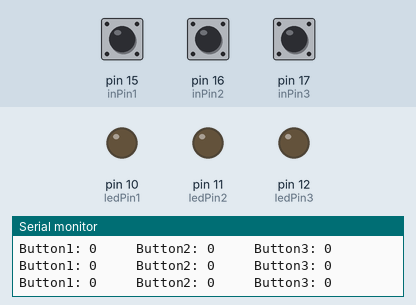
The sketch below on a simulated Arduino Uno, built with avr-gcc and run on an emulated ATmega328P. Shown: output pins drawn as LEDs (lit = HIGH), the last lines printed to the serial monitor. Dashed ring = blinking. Inputs (shaded band) come from the test bench; at power-on: pin 15 (inPin1) HIGH, pin 16 (inPin2) HIGH, pin 17 (inPin3) HIGH.

Above: at 1.2 s.
1.3 s: pin 15 (inPin1) pulsed LOW 2 times (0.12 s each, 0.3 s apart)
At 1.55 s:
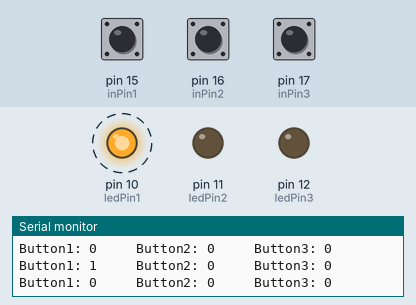
3.4 s: pin 16 (inPin2) pulsed LOW 2 times (0.12 s each, 0.3 s apart)
At 3.67 s:
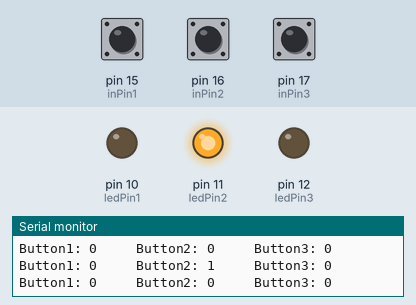
Timing chart, 0 to 6.4 s (numbered marks = the images above; inputs shaded):
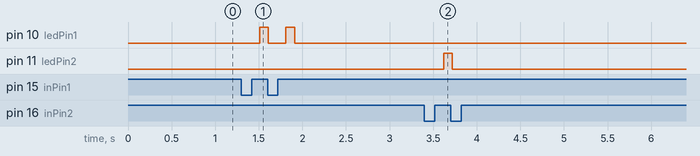

Measured:
- after the input at 1.3 s, pin 10 (ledPin1): alternates HIGH for 0.10 s and LOW for 0.20 s, 4 changes in all, then stays LOW, starting after 0.21 s
- after the input at 3.4 s, pin 11 (ledPin2): LOW → HIGH after 0.22 s, → LOW 0.10 s later

The sketch:

Switch_Time.ino
```cpp
const int ledPin1 = 10;
const int inPin1 = 15;
const int ledPin2 = 11;
const int inPin2 = 16;
const int ledPin3 = 12;
const int inPin3 = 17;

const int debounceTime = 20;
const int fastIncrement = 1000;
const int veryFastIncrement = 2000;
int count1 = 0;
int count2 = 0;
int count3 = 0;

void setup() {
  // put your setup code here, to run once:
  pinMode(inPin1, INPUT);
  pinMode(ledPin1, OUTPUT);
  pinMode(inPin2, INPUT);
  pinMode(ledPin2, OUTPUT);
  pinMode(inPin3, INPUT);
  pinMode(ledPin3, OUTPUT);
  Serial.begin(9600);

}

void loop() {
  // put your main code here, to run repeatedly:

  /*
  static bool state1, state2, state3;

  if(digitalRead(inPin1) != state1)
  {
    digitalWrite(ledPin1, state1);
    state1 = !state1;
  }
  if(digitalRead(inPin2) != state2)
  {
    digitalWrite(ledPin2, state2);
    state2 = !state2;
  }
  if(digitalRead(inPin3) != state3)
  {
    digitalWrite(ledPin3, state3);
    state3 = !state3;
  }
  */

  int duration1 = switchTime1();
  int duration2 = switchTime2();
  int duration3 = switchTime3();

  if(duration1 > veryFastIncrement)
  {
    count1 = count1 + 10;
  }
  else if(duration1 > fastIncrement)
  {
    count1 = count1 + 4;
  }
  else if(duration1 > debounceTime)
  {
    count1 = count1 +1 ;
  }else
  {
    if(count1 == 0)
    {
      digitalWrite(ledPin1, LOW);
    }else{
      digitalWrite(ledPin1, HIGH);
      count1 = count1 - 1;
    }
  }

  if(duration2 > veryFastIncrement)
  {
    count2 = count2 + 10;
  }
  else if(duration2 > fastIncrement)
  {
    count2 = count2 + 4;
  }
  else if(duration2 > debounceTime)
  {
    count2 = count2 +1 ;
  }else
  {
    if(count2 == 0)
    {
      digitalWrite(ledPin2, LOW);
    }else{
      digitalWrite(ledPin2, HIGH);
      count2 = count2 - 1;
    }
  }

  if(duration3 > veryFastIncrement)
  {
    count3 = count3 + 10;
  }
  else if(duration3 > fastIncrement)
  {
    count3 = count3 + 4;
  }
  else if(duration3 > debounceTime)
  {
    count3 = count3 +1 ;
  }else
  {
    if(count3 == 0)
    {
      digitalWrite(ledPin3, LOW);
    }else{
      digitalWrite(ledPin3, HIGH);
      count3 = count3 - 1;
    }
  }

  /*
  if(digitalRead(inPin2) == LOW)
  {
    count = count - 100;
    digitalWrite(ledPin2, LOW);
  }


  int LED_count = 0;
  if(digitalRead(ledPin2) == LOW){
    LED_count++;
    if(LED_count == 500){
      digitalWrite(ledPin2, HIGH);
    }
  }
  */

  Serial.print("Button1: ");
  Serial.print(count1);

  Serial.print("     Button2: ");
  Serial.print(count2);

  Serial.print("     Button3: ");
  Serial.println(count3);

  delay(100);
}

long switchTime1()
{
  static unsigned long startTime1 = 0;
  static bool state;

  if(digitalRead(inPin1) != state)
  {
    state = !state;
    startTime1 = millis();
  }

  if(state == LOW)
  {
    return millis() - startTime1;
  }else{
    return 0;
  }
}

long switchTime2()
{
  static unsigned long startTime2 = 0;
  static bool state;

  if(digitalRead(inPin2) != state)
  {
    state = !state;
    startTime2 = millis();
  }

  if(state == LOW)
  {
    return millis() - startTime2;
  }else{
    return 0;
  }
}

long switchTime3()
{
  static unsigned long startTime3 = 0;
  static bool state;

  if(digitalRead(inPin3) != state)
  {
    state = !state;
    startTime3 = millis();
  }

  if(state == LOW)
  {
    return millis() - startTime3;
  }else{
    return 0;
  }
}
```
